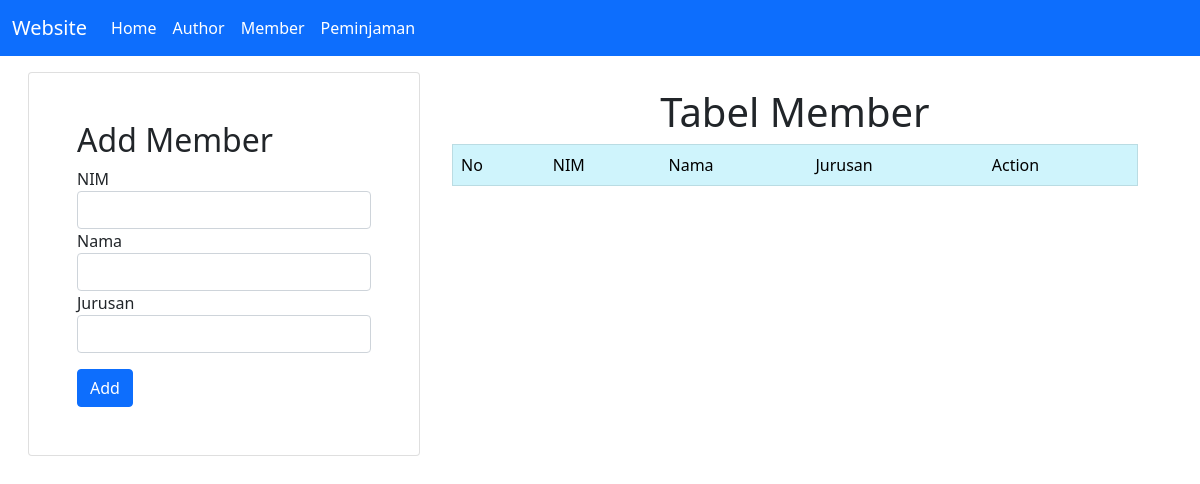
Before: /member.php with the older database file.
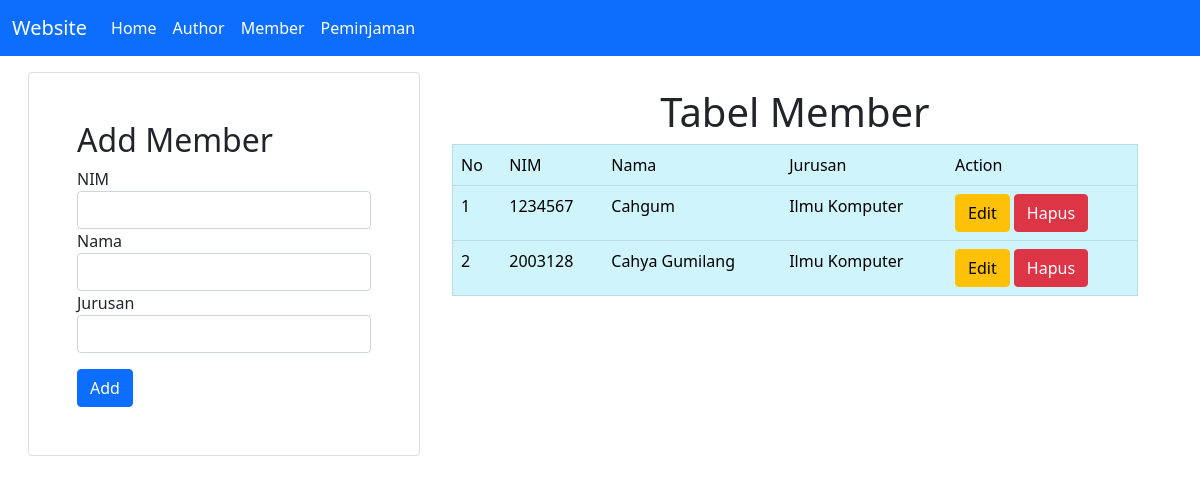
After: the same page with the newer database file.
### tables this page shows
CREATE TABLE `member` (
  `nim` varchar(50) NOT NULL,
  `nama` varchar(100) NOT NULL,
  `jurusan` varchar(100) NOT NULL,
  PRIMARY KEY (`nim`)
);

### conf.php (called while the page is built)
<?php
$db_host = "localhost";
$db_user = "root";
$db_pass = "";
$db_name = "db_perpustakaan";
?>

### includes/DB.class.php (called while the page is built, shortened)
<?php
class DB
{
    var $db_host = "";
    var $db_user = "";
    var $db_pass = "";
    var $db_name = "";
    var $db_link = null;
    var $result = null;
    function __construct($db_host = '', $db_user = '', $db_pass = '', $db_name = '')
    {
        $this->db_host = $db_host;
        $this->db_user = $db_user;
        $this->db_pass = $db_pass;
        $this->db_name = $db_name;
    }
    function open()
    {
        $this->db_link = mysqli_connect($this->db_host, $this->db_user, $this->db_pass, $this->db_name);
    }
    function execute($query = "")
    {
        $this->result = mysqli_query($this->db_link, $query);
        return $this->result;
    }
    function getResult()
    {
        return mysqli_fetch_array($this->result);
    }
}
?>

### includes/Member.class.php (called while the page is built, shortened)
<?php
class Member extends DB
{
    function getMember($nim = "")
    {
        if ($nim == "") {
            $query = "SELECT * FROM member";
            return $this->execute($query);
        }
        $query = "SELECT * FROM member WHERE nim='$nim'";
        return $this->execute($query);
    }
}

### member.php (the view, shortened to what this page needs)
<?php
include("conf.php");
include("includes/Template.class.php");
include("includes/DB.class.php");
include("includes/Member.class.php");
$member = new Member($db_host, $db_user, $db_pass, $db_name);
$member->open();
$member->getMember();
$dataForm = null;
if (!empty($_GET['id_edit'])) {
    $id = $_GET['id_edit'];
    $member->getMember($id);
    list($nim, $nama, $jurusan) = $member->getResult();
    $dataForm .= '<div class="form-row">
                    <div class="form-group col">
                    <label for="nim">NIM</label>
                    <input type="text" class="form-control" name="nim1" value="'. $nim .'" disabled />
                    <input type="hidden" class="form-control" name="nim" value="'. $nim .'" required />
                    </div>
                </div>
                <div class="form-row">
                    <div class="form-group col">
                    <label for="nama">Nama</label>
                    <input type="text" class="form-control" name="nama" value="'. $nama .'" required />
                    </div>
                </div>
                <div class="form-row">
                    <div class="form-group col">
                    <label for="jurusan">Jurusan</label>
                    <input class="form-control" name="jurusan" value="'. $jurusan .'" required></input>
                    </div>
                </div>
                <button type="submit" name="update" class="btn btn-primary mt-3">Update</button>';
}else {
    $dataForm .= '<div class="form-row">
                        <div class="form-group col">
                        <label for="nim">NIM</label>
                        <input type="text" class="form-control" name="nim" required />
                        </div>
                    </div>
                    <div class="form-row">
                        <div class="form-group col">
                        <label for="nama">Nama</label>
                        <input type="text" class="form-control" name="nama"  required />
                        </div>
                    </div>
                    <div class="form-row">
                        <div class="form-group col">
                        <label for="jurusan">Jurusan</label>
                        <input class="form-control" name="jurusan"  required></input>
                        </div>
                    </div>
                    <button type="submit" name="add" class="btn btn-primary mt-3">Add</button>';
}
$data = null;
$no = 1;
$member->getMember();
while (list($nim, $nama, $jurusan) = $member->getResult()) {
    $data .= "<tr>
        <td>" . $no++ . "</td>
        <td>" . $nim . "</td>
        <td>" . $nama . "</td>
        <td>" . $jurusan . "</td>
        <td>
        <a href='member.php?id_edit=" . $nim .  "' class='btn btn-warning' '>Edit</a>
        <a href='member.php?id_hapus=" . $nim . "' class='btn btn-danger' '>Hapus</a>
        </td>
        </tr>";
}

### includes/Template.class.php (shortened to what this page needs)
<?php
class Template
{
    var $content = '';
    function __construct($filename='')
    {
        $this->content = implode('', @file($filename));
    }
    function clear()
    {
        $this->content = preg_replace("/DATA_[A-Z|_|0-9]+/", "", $this->content);
    }
    function write()
    {
        print $this->content;
    }
    function replace($old = '', $new = '')
    {
        if (is_int($new)) {
            $value = sprintf("%d", $new);
        }
        elseif (is_float($new)) {
            $value = sprintf("%f", $new);
        }
        elseif (is_array($new)) {
            $value = '';
            foreach ($new as $item) {
                $value .= $item. ' ';
            }
        }
        else {
            $value = $new;
        }
        $this->content = preg_replace("/$old/", $value, $this->content);
    }
}
?>

Changed rows visible on the page:
added member: nim "1234567", nama "Cahgum", jurusan "Ilmu Komputer"
added member: nim "2003128", nama "Cahya Gumilang", jurusan "Ilmu Komputer"
